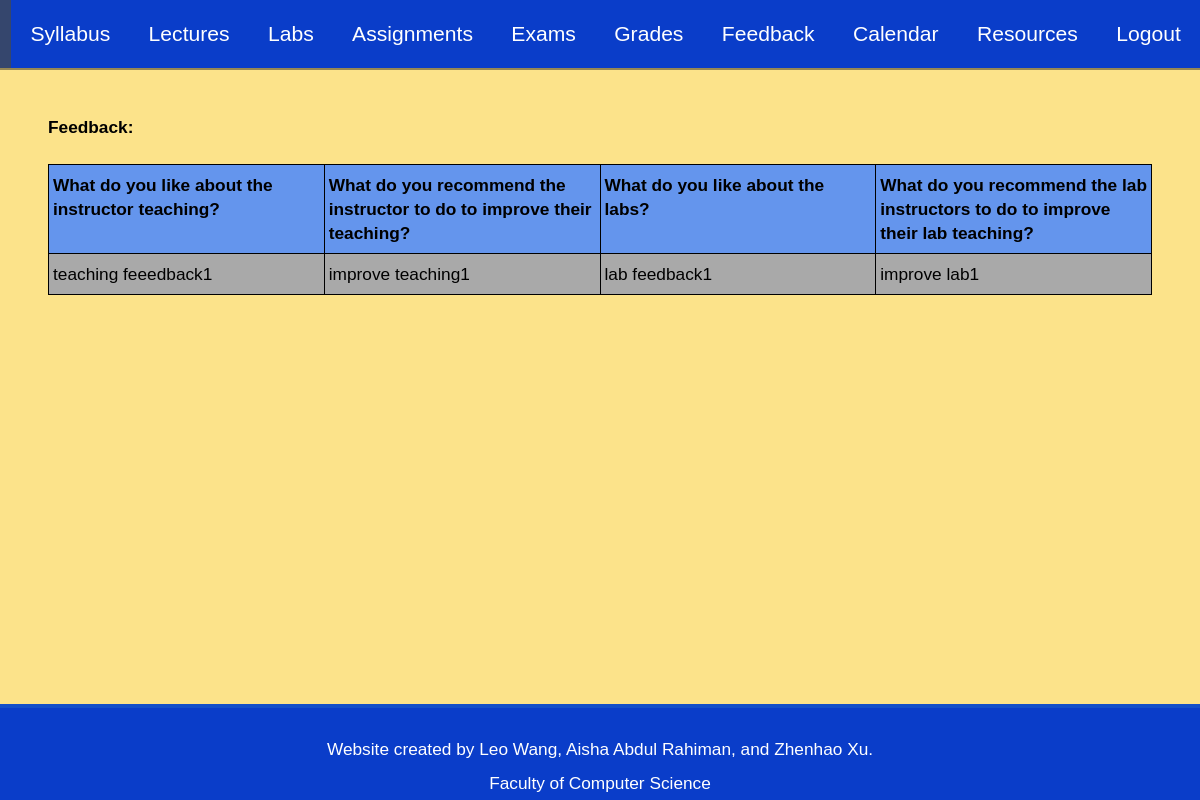
Screenshot of /feedback (signed in) with the database file from the repository.
### tables this page shows
CREATE TABLE Feedback(
    username   TEXT,
    q1         TEXT,
    q2         TEXT,
	q3         TEXT,
	q4         TEXT
);

### app.py (the view)
@app.route("/feedback", methods=['POST', 'GET'])
def feedback():
    check_login()
    if session['usertype'] == 'student':
        instructors = records("SELECT username FROM Users WHERE usertype = ?", "instructor")
        if request.method == "GET":
            result = []
            for i in instructors:
                result.append(i[0])
            return render_template('feedback.html', instructors=result)
        elif request.method == "POST":
            instructor = request.form['instructor-dropdown']
            Q1 = request.form['feedback1']
            Q2 = request.form['feedback2']
            Q3 = request.form['feedback3']
            Q4 = request.form['feedback4']
            execute("INSERT INTO Feedback VALUES (?, ?, ?, ?, ?)", instructor, Q1, Q2, Q3, Q4)
            commit()
            return render_template('index.html')
    elif session['usertype'] == 'instructor':
        if request.method == "GET":
            result = []
            feedback = records("SELECT q1, q2, q3, q4 FROM Feedback WHERE username = ?", session['username'])
            return render_template('feedback.html', feedback=feedback)
    else:
        raise ValueError('Invalid usertype: ' + session['usertype'])

### auth.py (called while the page is built)
def check_login():
    if 'username' not in session:
        abort(403)

### db.py (called while the page is built)
def records(commands, *values):
    cur.execute(commands, tuple(values))
    return cur.fetchall()

### templates/feedback.html (shortened to what this page needs)
{% extends 'navbase.html' %}
{% block content %}
    {% if session['usertype'] == 'instructor' %}
        <h4>
            Feedback:
        </h4>
        <br>
        <div class="table-4-col">
            <span class="table-header">What do you like about the instructor teaching?</span>
            <span class="table-header">What do you recommend the instructor to do to improve their teaching?</span>
            <span class="table-header">What do you like about the labs?</span>
            <span class="table-header">What do you recommend the lab instructors to do to improve their lab teaching?</span>
            {% for entry in feedback %}
                {% for q in entry %}
                    <span>{{ q }}</span>
                {% endfor %}
            {% endfor %}
        </div>
    {% endif %}
{% endblock %}

### static/style.css (style rules this page uses)
* { margin: 0; padding: 0; }
*, *::before, *::after { box-sizing: inherit; }
html { box-sizing: border-box; font-size: 62.5%; scroll-behavior: smooth; min-height: 100%; }
@media only screen and (max-width: 75em) { html { font-size: 60%; } }
body { font-family: "Arial Black", sans-serif; font-size: 1.8rem; font-weight: 400; line-height: 1.4; color: rgb(0, 0, 0); }
.main > * { margin: 0 5rem 0 5rem; }
.table-4-col { display: grid; grid-template-columns: repeat(4, 1fr); border-top: 1px solid black; border-right: 1px solid black; background: darkgray; }
.table-4-col > span { padding: 8px 4px; border-left: 1px solid black; border-bottom: 1px solid black; }
.table-header { background-color: cornflowerblue; font-weight: bold; }

### rows the page displays
Feedback: q1 "teaching feeedback1", q2 "improve teaching1", q3 "lab feedback1", q4 "improve lab1"
